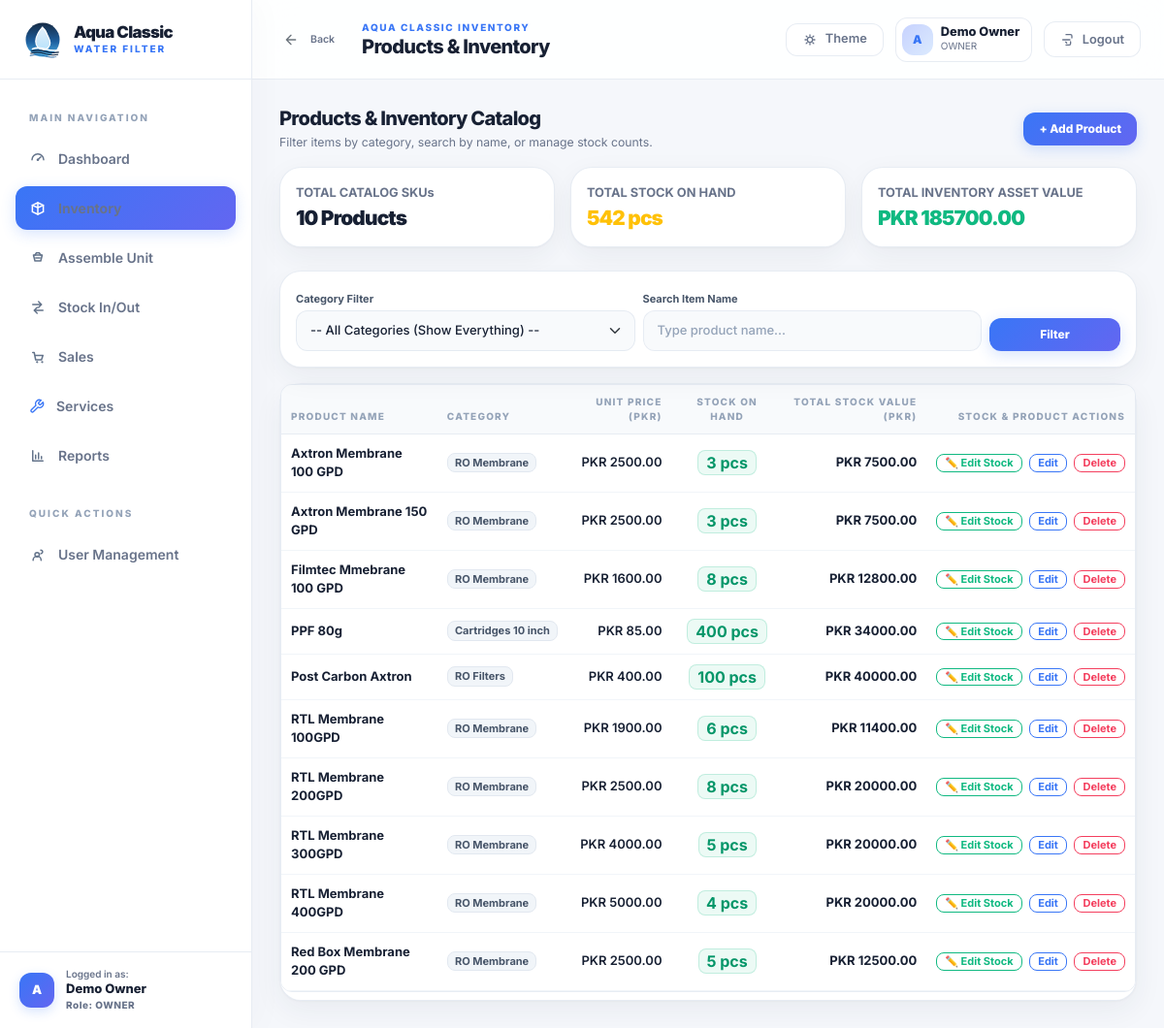
/catalog/products/ (signed in), run on an earlier commit of the app's database.
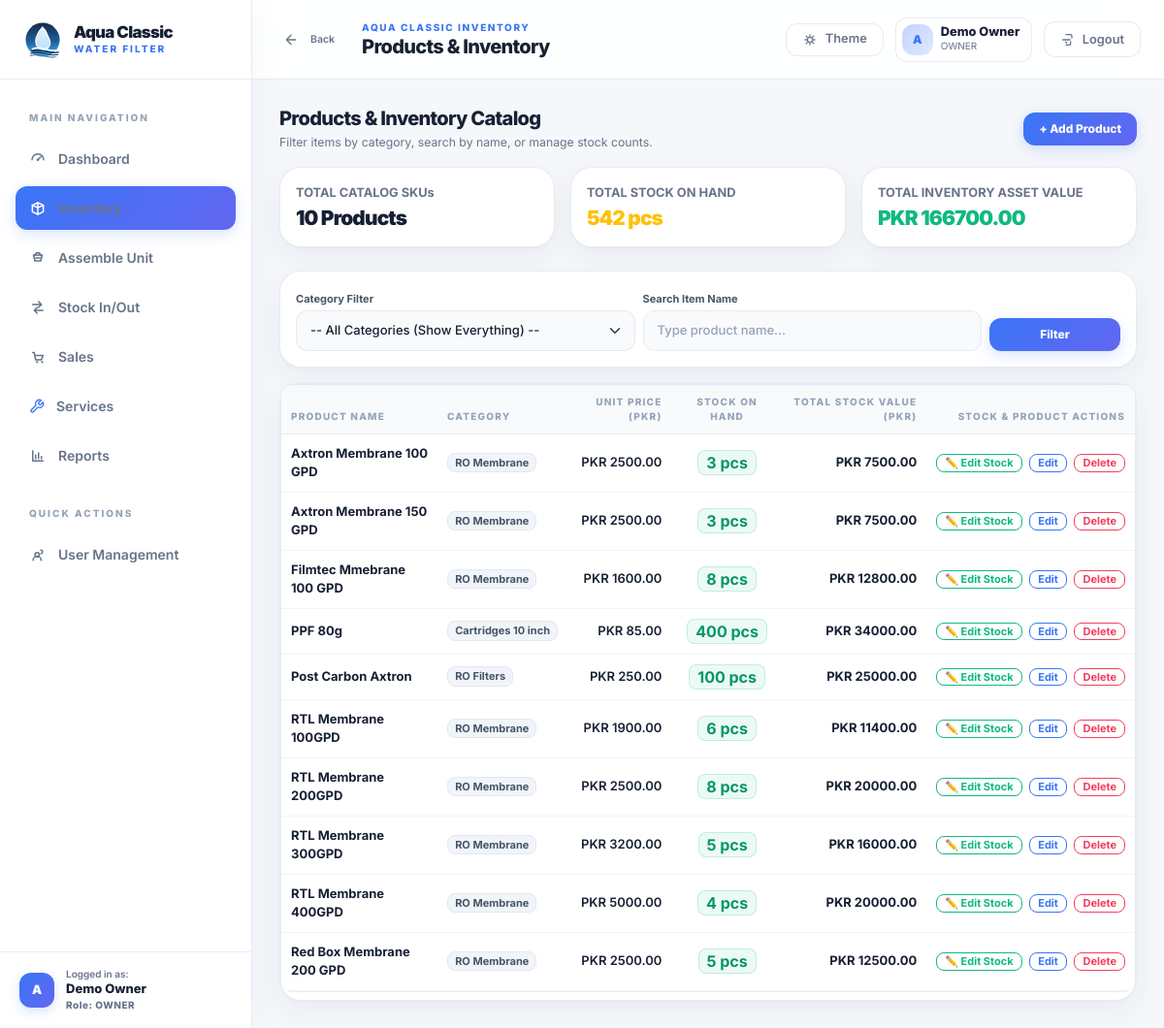
And on a later commit of the database.
### catalog/models.py (models this page shows, shortened)
class Product(models.Model):
	class Configuration(models.TextChoices):
		SINGLE = "SINGLE", "Single"
		DUAL = "DUAL", "Dual"
		TRIPLE = "TRIPLE", "Triple"
		N_A = "N_A", "N/A"
	class UnitType(models.TextChoices):
		FINISHED_UNIT = "FINISHED_UNIT", "Finished Unit"
		COMPONENT = "COMPONENT", "Component"
		SPARE_PART = "SPARE_PART", "Spare Part"
	name = models.CharField(max_length=160)
	sku = models.CharField(max_length=64, unique=True, blank=True)
	category = models.ForeignKey(Category, on_delete=models.PROTECT, related_name="products")
	brand = models.ForeignKey(Brand, on_delete=models.SET_NULL, null=True, blank=True, related_name="products")
	configuration = models.CharField(max_length=20, choices=Configuration.choices, default=Configuration.N_A)
	stage_count = models.PositiveIntegerField(null=True, blank=True)
	unit_type = models.CharField(max_length=30, choices=UnitType.choices)
	unit_of_measure = models.CharField(max_length=40, default="piece")
	reorder_level = models.DecimalField(max_digits=12, decimal_places=3, default=Decimal("0"))
	cost_price = models.DecimalField(max_digits=12, decimal_places=2, default=Decimal("0.00"))
	notes = models.TextField(blank=True)
	pieces_per_box = models.PositiveIntegerField(null=True, blank=True, help_text="Number of pieces in one standard box. Leave blank if not applicable.")
	allow_negative_stock = models.BooleanField(default=False)
	is_active = models.BooleanField(default=True)
	created_at = models.DateTimeField(auto_now_add=True)
	updated_at = models.DateTimeField(auto_now=True)
	class Meta:
		ordering = ["-updated_at", "-id"]

class Category(models.Model):
	name = models.CharField(max_length=120, unique=True)
	description = models.TextField(blank=True)
	is_active = models.BooleanField(default=True)
	created_at = models.DateTimeField(auto_now_add=True)
	class Meta:
		ordering = ["name"]

### catalog/views.py (the view)
# urls.py: path("products/", ProductListView.as_view(), name="product-list"),
class ProductListView(LoginRequiredMixin, ListView):
    model = Product
    template_name = "catalog/product_list.html"
    context_object_name = "products"
    paginate_by = 50
    def get_queryset(self):
        assembled_cats = Category.objects.filter(
            name__in=[
                '10" Water Filter (Assembled)',
                '20" Slim Water Filter (Assembled)',
                '20" Jumbo Water Filter (Assembled)',
                'RO Water Filter (Assembled)',
            ]
        )
        qs = (
            Product.objects.filter(is_active=True)
            .exclude(models.Q(category__in=assembled_cats) | models.Q(unit_type=Product.UnitType.FINISHED_UNIT))
            .select_related("category", "brand")
            .annotate(total_stock=models.Sum("stock_items__quantity_on_hand"))
        )
        q = self.request.GET.get("q", "").strip()
        category_id = self.request.GET.get("category", "")
        if q:
            qs = qs.filter(models.Q(name__icontains=q) | models.Q(sku__icontains=q))
        if category_id:
            qs = qs.filter(category_id=category_id)
        return qs.order_by("name")
    def get_context_data(self, **kwargs):
        context = super().get_context_data(**kwargs)
        context["page_title"] = "Products & Inventory (Raw Components)"
        assembled_cats = Category.objects.filter(
            name__in=[
                '10" Water Filter (Assembled)',
                '20" Slim Water Filter (Assembled)',
                '20" Jumbo Water Filter (Assembled)',
                'RO Water Filter (Assembled)',
            ]
        )
        context["categories"] = Category.objects.filter(is_active=True).exclude(pk__in=assembled_cats).order_by("name")
        context["selected_category"] = self.request.GET.get("category", "")
        context["search_query"] = self.request.GET.get("q", "")
        context["can_manage"] = self.request.user.is_superuser or getattr(self.request.user, "role", None) == "OWNER"
        products = list(context["products"])
        for p in products:
            p.stock_val = (p.total_stock or 0) * (p.cost_price or 0)
        total_value = sum(p.stock_val for p in products)
        total_stock_pcs = sum(p.total_stock or 0 for p in products)
        context["products"] = products
        context["total_inventory_value"] = total_value
        context["total_stock_pcs"] = total_stock_pcs
        context["total_skus_count"] = len(products)
        return context

### templates/catalog/product_list.html (shortened to what the changed rows need)
{% extends "base.html" %}
{% block page_title %}Products & Inventory{% endblock %}
{% block content %}
<section class="page-panel">
  <div class="d-flex flex-wrap justify-content-between align-items-center gap-3 mb-3">
    <div>
      <h2 class="h5 mb-1">Products & Inventory Catalog</h2>
    </div>
  </div>
  <div class="row g-3 mb-4">
    <div class="col-12 col-sm-4">
      <div class="kpi-card p-3">
        <div class="kpi-card__label mb-1">TOTAL INVENTORY ASSET VALUE</div>
        <div class="kpi-value text-emerald" style="font-size: 1.3rem; white-space: nowrap;">PKR {{ total_inventory_value|floatformat:2 }}</div>
      </div>
    </div>
  </div>
  <div class="card">
    <div class="table-responsive">
      <table class="table table-hover table-sm align-middle mb-0" style="font-size: 0.85rem;">
        <thead class="table-light">
          <tr>
            <th>Product Name</th>
            <th>Category</th>
            <th class="text-end">Unit Price (PKR)</th>
            <th class="text-center">Stock On Hand</th>
            <th class="text-end">Total Stock Value (PKR)</th>
            <th class="text-end">Stock & Product Actions</th>
          </tr>
        </thead>
        <tbody>
          {% for product in products %}
            <tr>
              <td class="fw-bold">
                <a href="{% url 'catalog:product-detail' product.pk %}" class="text-white text-decoration-none">
                  {{ product.name }}
                </a>
              </td>
              <td><span class="badge bg-secondary-subtle text-body border">{{ product.category.name }}</span></td>
              <td class="text-end text-cyan fw-semibold">
                PKR {{ product.cost_price|floatformat:2 }}
              </td>
              <td class="text-center">
                {% if product.total_stock > 0 %}
                  <span class="badge bg-success-subtle text-success border border-success-subtle px-2 py-1 fs-6">
                    {{ product.total_stock|floatformat:0 }} pcs
                  </span>
                {% else %}
                  <span class="badge bg-danger-subtle text-danger border border-danger-subtle px-2 py-1">
                    0 pcs (Out of stock)
                  </span>
                {% endif %}
              </td>
              <td class="text-end text-emerald fw-bold">
                PKR {{ product.stock_val|floatformat:2 }}
              </td>
              <td class="text-end text-nowrap">
                <button type="button" class="btn btn-xs btn-outline-success py-0 px-2" data-bs-toggle="modal" data-bs-target="#editStockModal{{ product.pk }}">
                  ✏️ Edit Stock
                </button>
                {% if can_manage %}
                  <a class="btn btn-xs btn-outline-primary py-0 px-2 ms-1" href="{% url 'catalog:product-edit' product.pk %}">Edit</a>
                  <a class="btn btn-xs btn-outline-danger py-0 px-2 ms-1" href="{% url 'catalog:product-delete' product.pk %}?next={{ request.get_full_path|urlencode }}">Delete</a>
                {% endif %}
              </td>
            </tr>
          {% empty %}
            <tr>
              <td colspan="5" class="text-center py-4 text-secondary">
                No products found. {% if selected_category or search_query %}Try clearing your filter or search.{% endif %}
              </td>
            </tr>
          {% endfor %}
        </tbody>
      </table>
    </div>
  </div>
</section>
{% endblock %}

What changed in the data, as far as the page shows it:
changed Product "Post Carbon Axtron": cost_price "400.00" → "250.00"; stock_val "40000.00" → "25000.00"
changed Product "RTL Membrane 300GPD": cost_price "4000.00" → "3200.00"; stock_val "20000.00" → "16000.00"
Also different on the page:
{{ total_inventory_value|floatformat:2 }}: "185700.00" → "166700.00"
